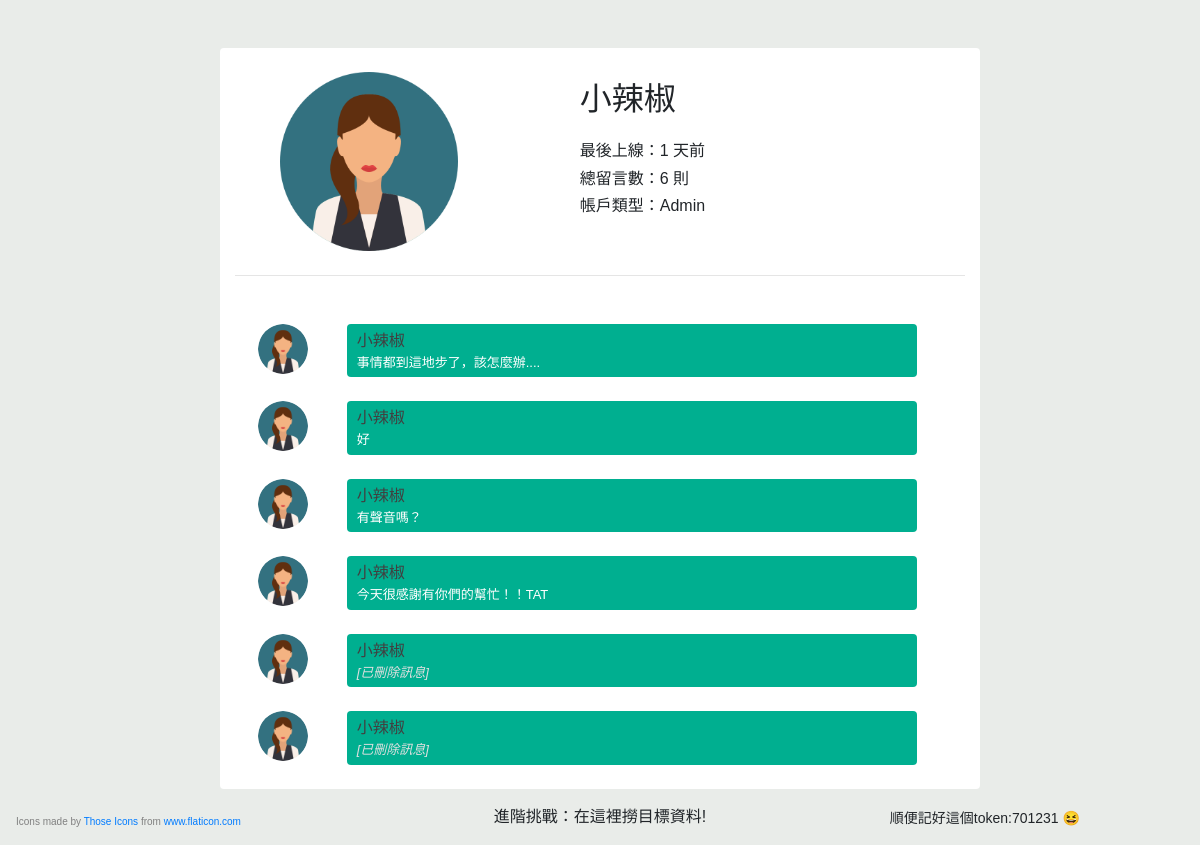
Page /profile.php?name=小辣椒 (signed in) on the committed database.
### tables this page shows
CREATE TABLE users (username VARCHAR(50), password CHAR(15), icon CHAR(15),
                         account_type INT, last_active INT);

CREATE TABLE message (isMessage BOOL, deleted BOOL, name VARCHAR(50), time INT,
                           call_duration CHAR(11), msg TEXT);

### src/profile.php (the view, shortened to what this page needs)
<?php
require_once('config.php');
?>
<!doctype html>
<html lang="en">
  <head>
    <link rel="stylesheet" href="https://maxcdn.bootstrapcdn.com/bootstrap/4.0.0-beta.3/css/bootstrap.min.css">
    <link rel="stylesheet" href="https://maxcdn.bootstrapcdn.com/font-awesome/4.7.0/css/font-awesome.min.css">
    <link rel="stylesheet" href="style/chat.css">
  </head>
  <body>
  <div class="container">
    <div class="row mt-5">
      <div class="col-md-8 offset-md-2 col-sm-8 offset-sm-2 col-12 comments-main pt-4 rounded">
        <?php
          function show_meta_info($name, $info, $msg_num) {
            ?>
          <div class="row profile mb-4">
            <div class="col-md-4 col-sm-4 col-4 text-center">
              <img src="res/<?= $info['icon']?>" />
            </div>
            <div class="col-md-8 col-sm-8 col-8 rounded info-box mb-2">
              <h2><?= $name?></h2>
              <h6>最後上線：<?= $info['last_active']?> 天前</h6>
              <h6>總留言數：<?= $msg_num?> 則</h6>
              <h6>帳戶類型：<?= $GLOBALS['ac_type']?></h6>
            </div>
          </div>
          <hr>
            <?php
          }
          function show_message($row, $icon) {
            if ($row['deleted'] !== '1') {
              $message = $row['msg'];
            } else {
              $message = '[已刪除訊息] ';
              $message = '<span class="deleted">' . $message . '</span>';
            }
            ?>
        <ul class="p-0">
          <li>
            <div class="row comments mb-2">
              <div class="col-md-2 col-sm-2 col-3 text-center user-img">
                <img id="profile-photo" src="res/<?= $icon?>" class="rounded-circle" />
              </div>
              <div class="col-md-9 col-sm-9 col-9 comment rounded mb-2">
                <h4 class="m-0"><a href="profile.php?name=<?= $row['name']?>"><?= $row['name']?></a></h4>
                <p class="mb-0 text-white"><?= $message?></p>
              </div>
            </div>
          </li>
        </ul>
            <?php
          }
          function gen_token() {
            $a = ord(session_id()[0]) % 8;
            return $a . strtoupper(substr(session_id(), -10, 4)) . (8 - $a);
          }
          if (isset($_GET['name'])) {
            $name = $_GET['name'];
            $sql = "SELECT icon, account_type, last_active FROM chat.users WHERE username = ?";
            $stmt = mysqli_prepare($conn, $sql);
            mysqli_stmt_bind_param($stmt, 's', $name);
            mysqli_stmt_execute($stmt);
            $result = mysqli_stmt_get_result($stmt);
            $info = mysqli_fetch_assoc($result);
            $result = mysqli_query($conn, "SELECT * FROM chat.message WHERE name = '$name'");
            show_meta_info($name, $info, mysqli_num_rows($result));
            while ($row = mysqli_fetch_assoc($result)) {
              show_message($row, $info['icon']);
            }
          }
        ?>
      </div>
    <?php if ($GLOBALS['ac_type'] == 'Admin'): ?>
      <p class="token">順便記好這個token:<?= gen_token()?> 😆</p>
      </div>
      <p class="mt-3" style="text-align: center;">進階挑戰：在這裡撈目標資料!</p>
    <?php else: ?>
      </div>
    <?php endif; ?>
  </div>
  <p class="ml-3 footer">Icons made by <a href="https://www.flaticon.com/authors/those-icons" title="Those Icons">Those Icons</a> from <a href="https://www.flaticon.com/" title="Flaticon"> www.flaticon.com</a></p>
  </body>
</html>

### src/style/chat.css (style rules this page uses)
body { font-family: 'Raleway', sans-serif; background: #E9ECE9; }
.comments-main { background: #FFF; }
.comments-main ul li { list-style: none; }
.comments .comment { padding: 5px 10px; background: #00AF90; }
.comments .user-img img { width: 50px; height: 50px; }
.comments .comment h4 { display: inline-block; font-size: 16px; }
.comments .comment h4 a { color: #404040; text-decoration: none; }
.comments .comment p { font-size: 13px; }
.comments .comment .deleted { color: #e0e0e0; font-style: italic; }
.profile img { padding-left: 20%; width: 100%; }
.info-box { padding-left: 14%; padding-top: 1%; }
.info-box h2 { padding-bottom: 4%; }
.token { position: fixed; bottom: 0; right: 10%; font-size: 14px; }
.footer { bottom: 0; position: fixed; font-size: 10px; color: gray; }

### rows in the picture
users: icon (picture), last_active "1"
message: users.icon (picture), name "小辣椒", msg "事情都到這地步了，該怎麼辦...."
message: users.icon (picture), name "小辣椒", msg "好"
message: users.icon (picture), name "小辣椒", msg "有聲音嗎？"
message: users.icon (picture), name "小辣椒", msg "今天很感謝有你們的幫忙！！TAT"
message: users.icon (picture), name "小辣椒", deleted "[已刪除訊息]"
message: users.icon (picture), name "小辣椒", deleted "[已刪除訊息]"

### other values in the picture
$name "小辣椒"
$msg_num "6"
$GLOBALS['ac_type'] "Admin"
gen_token() "701231"
